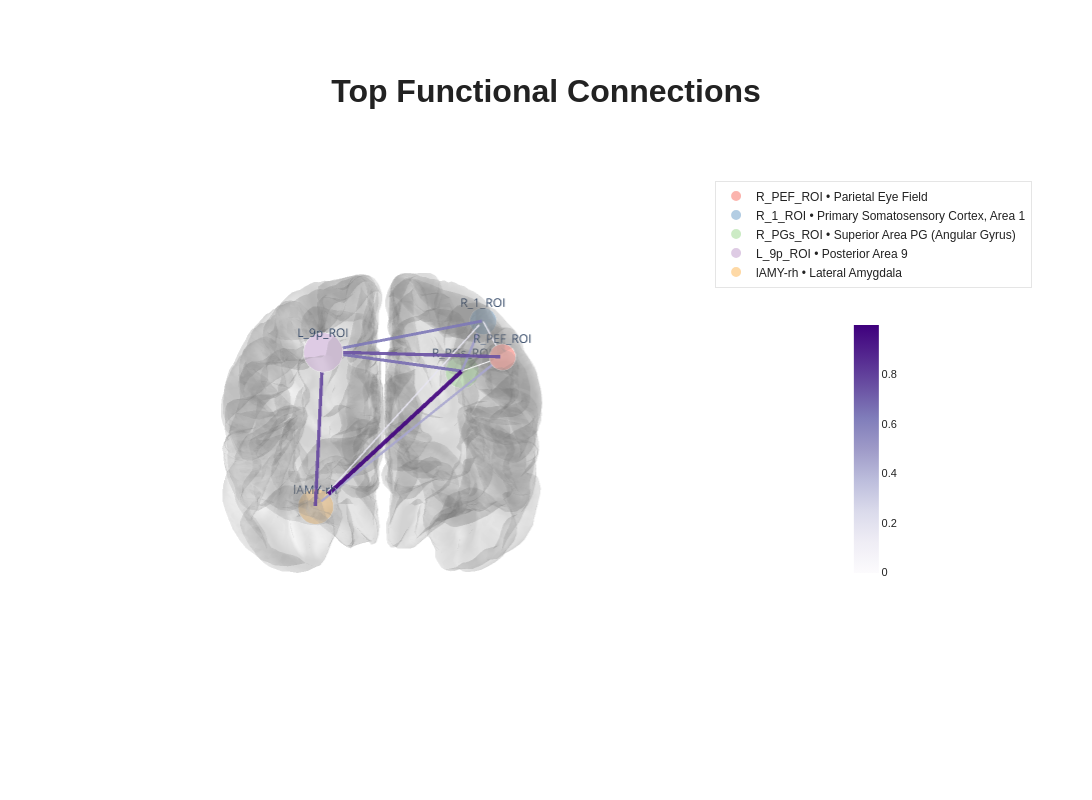

The notebook cell saved with this chart:
### Code cell
# 3. NETWORK CONNECTIVITY: plot_roi_connectivity_3d

import numpy as np
from gt_map import plot_roi_connectivity_3d, GlasserTianParcellator

parc = GlasserTianParcellator()

# Example Matrix
dummy_matrix = np.random.rand(414, 414)

fig = plot_roi_connectivity_3d(
    indices=[10, 50, 150, 250, 380],
    matrix=dummy_matrix,
    parcellator=parc,
    edge_cmap='Purples',        
    node_cmap='Pastel1',     
    show_labels_on_map=True,  # See short names on map
    show_legend=True,         # See full names on legend
    show_colorbar=True,       # ← NEW: Set to False to hide colorbar
    top_n=10,
    title="Top Functional Connections",
)
fig.show()

### Figure 1 — Plotly figure (JSON) as saved in the notebook; plotly's stock layout.template omitted (floating-point values rounded to 4 significant figures; data arrays with more than 128 entries replaced by an {"elided": "..."} marker saying what was removed)
{"data": [{"color": "#f4f4f4", "hoverinfo": "skip", "i": {"elided": "40960 int values"}, "j": {"elided": "40960 int values"}, "k": {"elided": "40960 int values"}, "lighting": {"ambient": 0.4, "diffuse": 0.5, "fresnel": 0.2, "roughness": 0.8, "specular": 0.1}, "opacity": 0.15, "showlegend": false, "type": "mesh3d", "x": {"elided": "20484 float values"}, "y": {"elided": "20484 float values"}, "z": {"elided": "20484 float values"}}, {"hoverinfo": "skip", "line": {"color": "#f8f7fa", "width": 2.256}, "mode": "lines", "opacity": 0.9, "showlegend": false, "type": "scatter3d", "x": [-47.71, -40.59], "y": [0.1797, -73.85], "z": [38.81, 38.11]}, {"hoverinfo": "skip", "line": {"color": "#ebe9f3", "width": 2.902}, "mode": "lines", "opacity": 0.9, "showlegend": false, "type": "scatter3d", "x": [-47.71, -44.03], "y": [0.1797, -26.15], "z": [38.81, 57.11]}, {"hoverinfo": "skip", "line": {"color": "#e8e6f2", "width": 3.026}, "mode": "lines", "opacity": 0.9, "showlegend": false, "type": "scatter3d", "x": [-44.03, 27.6], "y": [-26.15, -1.938], "z": [57.11, -21.49]}, {"hoverinfo": "skip", "line": {"color": "#a9a7cf", "width": 4.731}, "mode": "lines", "opacity": 0.9, "showlegend": false, "type": "scatter3d", "x": [-47.71, 27.6], "y": [0.1797, -1.938], "z": [38.81, -21.49]}, {"hoverinfo": "skip", "line": {"color": "#9f9cc9", "width": 4.965}, "mode": "lines", "opacity": 0.9, "showlegend": false, "type": "scatter3d", "x": [-44.03, -40.59], "y": [-26.15, -73.85], "z": [57.11, 38.11]}, {"hoverinfo": "skip", "line": {"color": "#7e79b8", "width": 5.813}, "mode": "lines", "opacity": 0.9, "showlegend": false, "type": "scatter3d", "x": [-44.03, 20.03], "y": [-26.15, 47.55], "z": [57.11, 36.2]}, {"hoverinfo": "skip", "line": {"color": "#796eb2", "width": 6.006}, "mode": "lines", "opacity": 0.9, "showlegend": false, "type": "scatter3d", "x": [-40.59, 20.03], "y": [-73.85, 47.55], "z": [38.11, 36.2]}, {"hoverinfo": "skip", "line": {"color": "#6950a3", "width": 6.509}, "mode": "lines", "opacity": 0.9, "showlegend": false, "type": "scatter3d", "x": [-47.71, 20.03], "y": [0.1797, 47.55], "z": [38.81, 36.2]}, {"hoverinfo": "skip", "line": {"color": "#64459e", "width": 6.705}, "mode": "lines", "opacity": 0.9, "showlegend": false, "type": "scatter3d", "x": [20.03, 27.6], "y": [47.55, -1.938], "z": [36.2, -21.49]}, {"hoverinfo": "skip", "line": {"color": "#3f007d", "width": 8}, "mode": "lines", "opacity": 0.9, "showlegend": false, "type": "scatter3d", "x": [-40.59, 27.6], "y": [-73.85, -1.938], "z": [38.11, -21.49]}, {"marker": {"cmax": 0.9996, "cmin": 0, "colorbar": {"len": 0.4, "orientation": "v", "outlinewidth": 0, "thickness": 25, "tickfont": {"color": "#222222", "family": "Helvetica, Arial, sans-serif", "size": 11}, "x": 0.8, "xanchor": "center", "y": 0.25, "yanchor": "bottom"}, "colorscale": [[0, "rgb(252,251,253)"], [0.125, "rgb(239,237,245)"], [0.25, "rgb(218,218,235)"], [0.375, "rgb(188,189,220)"], [0.5, "rgb(158,154,200)"], [0.625, "rgb(128,125,186)"], [0.75, "rgb(106,81,163)"], [0.875, "rgb(84,39,143)"], [1, "rgb(63,0,125)"]], "showscale": true}, "mode": "markers", "showlegend": false, "type": "scatter3d", "x": [null], "y": [null], "z": [null]}, {"hoverinfo": "text", "hovertext": "Parietal Eye Field<br>Degree: 1.40", "marker": {"color": "rgb(251,180,174)", "line": {"color": "white", "width": 2}, "size": 15.4}, "mode": "markers+text", "name": "R_PEF_ROI • Parietal Eye Field", "showlegend": true, "text": ["R_PEF_ROI"], "textposition": "top center", "type": "scatter3d", "x": [-47.71], "y": [0.1797], "z": [38.81]}, {"hoverinfo": "text", "hovertext": "Primary Somatosensory Cortex, Area 1<br>Degree: 1.45", "marker": {"color": "rgb(179,205,227)", "line": {"color": "white", "width": 2}, "size": 15.67}, "mode": "markers+text", "name": "R_1_ROI • Primary Somatosensory Cortex, Area 1", "showlegend": true, "text": ["R_1_ROI"], "textposition": "top center", "type": "scatter3d", "x": [-44.03], "y": [-26.15], "z": [57.11]}, {"hoverinfo": "text", "hovertext": "Superior Area PG (Angular Gyrus)<br>Degree: 2.20", "marker": {"color": "rgb(204,235,197)", "line": {"color": "white", "width": 2}, "size": 19.65}, "mode": "markers+text", "name": "R_PGs_ROI • Superior Area PG (Angular Gyrus)", "showlegend": true, "text": ["R_PGs_ROI"], "textposition": "top center", "type": "scatter3d", "x": [-40.59], "y": [-73.85], "z": [38.11]}, {"hoverinfo": "text", "hovertext": "Posterior Area 9<br>Degree: 2.84", "marker": {"color": "rgb(222,203,228)", "line": {"color": "white", "width": 2}, "size": 23}, "mode": "markers+text", "name": "L_9p_ROI • Posterior Area 9", "showlegend": true, "text": ["L_9p_ROI"], "textposition": "top center", "type": "scatter3d", "x": [20.03], "y": [47.55], "z": [36.2]}, {"hoverinfo": "text", "hovertext": "Lateral Amygdala<br>Degree: 2.41", "marker": {"color": "rgb(254,217,166)", "line": {"color": "white", "width": 2}, "size": 20.74}, "mode": "markers+text", "name": "lAMY-rh • Lateral Amygdala", "showlegend": true, "text": ["lAMY-rh"], "textposition": "top center", "type": "scatter3d", "x": [27.6], "y": [-1.938], "z": [-21.49]}], "layout": {"height": 800, "legend": {"bgcolor": "rgba(255,255,255,0.5)", "bordercolor": "#e5e5e5", "borderwidth": 1, "font": {"color": "#222222", "family": "Helvetica, Arial, sans-serif", "size": 12}, "itemsizing": "constant", "tracegroupgap": 5, "x": 0.8, "xanchor": "center", "y": 0.85, "yanchor": "top"}, "margin": {"b": 50, "l": 0, "r": 0, "t": 80}, "paper_bgcolor": "rgba(255,255,255,1)", "scene": {"bgcolor": "rgba(255,255,255,1)", "camera": {"eye": {"x": 0, "y": 1.8, "z": 0}, "up": {"x": 0, "y": 0, "z": 1}}, "domain": {"x": [0, 0.7], "y": [0.1, 0.9]}, "xaxis": {"visible": false}, "yaxis": {"visible": false}, "zaxis": {"visible": false}}, "title": {"font": {"color": "#222222", "family": "Helvetica, Arial, sans-serif", "size": 32}, "text": "<b>Top Functional Connections</b>", "x": 0.5, "xanchor": "center", "y": 0.9}, "width": 1200}}
